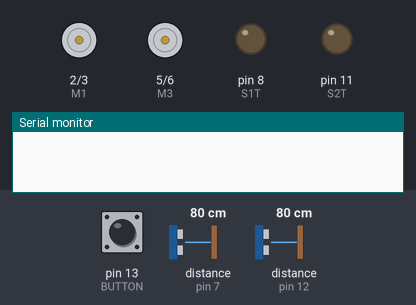
The sketch below on a simulated Arduino Uno, built with avr-gcc and run on an emulated ATmega328P. On the bench: motor-driver pin pairs drawn as motors (green arrow = first pin HIGH = forward, orange = second pin HIGH = backward, longer = more drive, scaled by the enable pin), output pins drawn as LEDs (lit = HIGH), the last lines printed to the serial monitor. The inputs (shaded band) are chosen by the test bench; at power-on: pin 13 (BUTTON) LOW, distance to the obstacle (sensors on pin 7, pin 12) 80 cm. The echo pulse lasts 58.3 µs per cm.

Above: at 1.2 s.
1.3 s: pin 13 (BUTTON) pulled HIGH for 0.15 s
At 3.0 s:
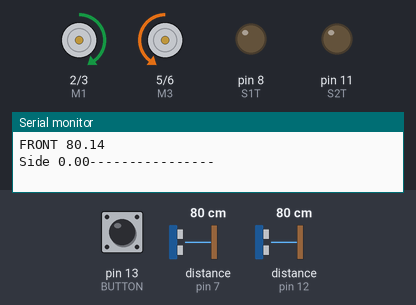
3.9 s: distance to the obstacle (sensor on pin 7) set to 62 cm
6.6 s: distance to the obstacle (sensor on pin 7) set to 55 cm
At 8.59 s:
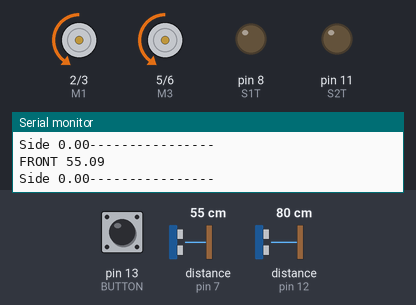
9.6 s: distance to the obstacle (sensor on pin 7) set to 48 cm
11.2 s: distance to the obstacle (sensor on pin 7) set to 38 cm
Timing chart, 0 to 15.2 s (numbered marks = the images above; inputs shaded):
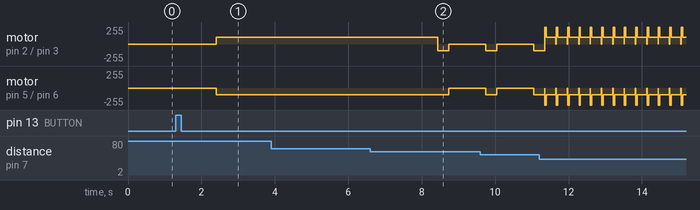

Measured:
- the behaviour switches between 60 and 59 cm on distance to the obstacle (sensor on pin 7) (found by bisection; images 1 and 2)
- after the input at 1.3 s, motor on pin 2 (M1) / pin 3 (M2): stopped → forward 100/255 after 1.1 s; motor on pin 5 (M3) / pin 6 (M4): stopped → backward 100/255 after 1.1 s
- after the input at 6.6 s, motor on pin 2 (M1) / pin 3 (M2): forward 100/255 → backward 100/255 after 1.8 s, → stopped 0.30 s later; motor on pin 5 (M3) / pin 6 (M4): backward 100/255 → stopped after 2.1 s

The sketch:

Car_Autonomous.ino
```cpp
int EN1 = 9;
int EN2 = 10;
int M1 = 2;
int M2 = 3;
int M3 = 5;
int M4 = 6;
int S2T = 11;
int S2E = 12;
int S1E = 7;
int S1T = 8;
int BUTTON = 13;
boolean lastButton = LOW;
boolean currentButton = LOW;
double valF = 0;
double valS = 0;


void setup() {
  pinMode(EN1, OUTPUT);
  pinMode(EN2, OUTPUT);
  pinMode(M1, OUTPUT);
  pinMode(M2, OUTPUT);
  pinMode(M3, OUTPUT);
  pinMode(M4, OUTPUT);
  pinMode(S1E, INPUT);
  pinMode(S2E, INPUT);
  pinMode(S1T, OUTPUT);
  pinMode(S2T, OUTPUT);
  Serial.begin(9600);
}


void rightForward(int rate) {
  digitalWrite(EN1, LOW);
  digitalWrite(M1, HIGH);
  digitalWrite(M2, LOW);
  analogWrite(EN1, rate);
}

void rightReverse(int rate) {
  digitalWrite(EN1, LOW);
  digitalWrite(M1, LOW);
  digitalWrite(M2, HIGH);
  analogWrite(EN1, rate);
}


void leftForward(int rate) {
  digitalWrite(EN2, LOW);
  digitalWrite(M4, HIGH);
  digitalWrite(M3, LOW);
  analogWrite(EN2, rate);
}

void leftReverse(int rate) {
  digitalWrite(EN2, LOW);
  digitalWrite(M3, LOW);
  digitalWrite(M4, HIGH);
  analogWrite(EN2, rate);
}

void brake() {
  digitalWrite(EN1, LOW);
  digitalWrite(M1, LOW);
  digitalWrite(M2, LOW);
  digitalWrite(EN1, HIGH);

  digitalWrite(EN2, LOW);
  digitalWrite(M3, LOW);
  digitalWrite(M4, LOW);
  digitalWrite(EN2, HIGH);
}

void turnRight() {
  leftForward(100);
  rightReverse(100);
  delay(300);
  brake();
}

void turnLeft() {
  rightForward(100);
  leftReverse(100);
  delay(300);
  brake();
}

boolean debounce(boolean last) {
  boolean current = digitalRead(BUTTON);
  if (last != current) {
    delay(5);
    current = digitalRead(BUTTON);
  }
  return current;
}

void loop() {
  currentButton = digitalRead(BUTTON);
  delay(100);

  while (currentButton == HIGH) {
    digitalWrite(S1T, LOW);
    digitalWrite(S2T, LOW);
    delayMicroseconds(5);
    digitalWrite(S1T, HIGH);
    digitalWrite(S2T, HIGH);
    delayMicroseconds(10);
    digitalWrite(S1T, LOW);
    digitalWrite(S2T, LOW);


    valF = pulseIn(S1E, HIGH) / 58.2;
    valS = pulseIn(S2E, HIGH) / 58.2;
    Serial.print("FRONT ");
    Serial.print(valF);
    Serial.println("");
    Serial.print("Side ");
    Serial.print(valS);
    Serial.println("----------------");
    if (valF > 60 && valS > 20) { // Forward                    > = nothing         <= = something
      rightForward(100);
      leftForward(100);
    } else if (valF > 60 && valS <= 20) { // Forward
      rightForward(100);
      leftForward(100);
    } else if (valF <= 60 && valS > 20) {   // Turn Left
      brake();
      turnLeft();
    } else if (valF <= 60 && valS <= 20) {  // Turn Right
      brake();
      turnRight();
    }


  }
}
```
